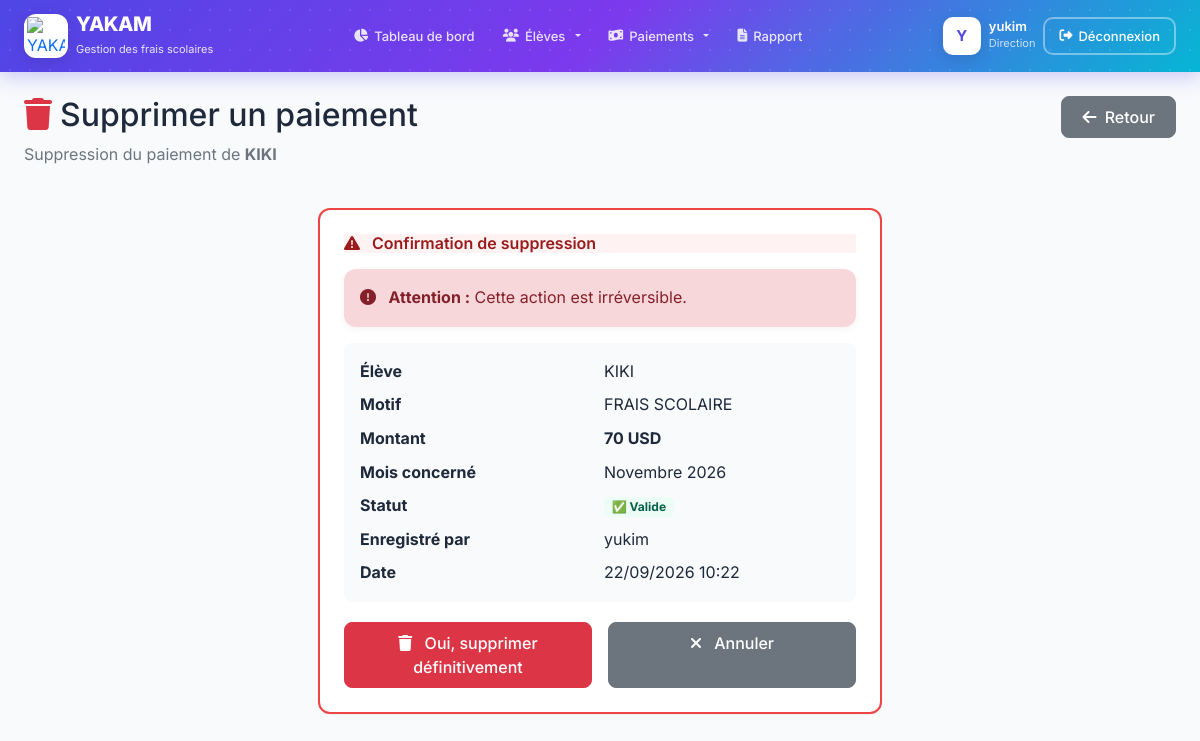
Screenshot of /paiements/supprimer/int19/ (signed in) with the database file from the repository.
### gestion/models.py (models this page shows, shortened)
class Eleve(models.Model):
    ecole = models.ForeignKey(Ecole, on_delete=models.CASCADE, related_name='eleves', null=True, blank=True)
    matricule = models.CharField(max_length=20, unique=True)
    nom_complet = models.CharField(max_length=200, db_index=True)
    section = models.ForeignKey(Section, on_delete=models.CASCADE, related_name='eleves')
    classe = models.ForeignKey(Classe, on_delete=models.CASCADE, related_name='eleves')
    option = models.CharField(max_length=100, blank=True, null=True)
    telephone_parent = models.CharField(max_length=20, blank=True, null=True)
    date_inscription = models.DateTimeField(auto_now_add=True)
    est_actif = models.BooleanField(default=True)
    class Meta:
        verbose_name = "Élève"
        verbose_name_plural = "Élèves"

class Paiement(models.Model):
    TYPES_MONTANT = [
        ('FC', 'FC'),
        ('USD', 'USD'),
    ]
    STATUT_CHOICES = [
        ('VALIDE', '✅ Valide'),
        ('INVALIDE', '❌ Invalide'),
        ('ANNULE', '⛔ Annulé'),
    ]
    MOIS_CHOICES = [
        (1, 'Janvier'), (2, 'Février'), (3, 'Mars'),
        (4, 'Avril'), (5, 'Mai'), (6, 'Juin'),
        (7, 'Juillet'), (8, 'Août'), (9, 'Septembre'),
        (10, 'Octobre'), (11, 'Novembre'), (12, 'Décembre'),
    ]
    ecole = models.ForeignKey(Ecole, on_delete=models.CASCADE, related_name='paiements', null=True, blank=True)
    eleve = models.ForeignKey(Eleve, on_delete=models.CASCADE, related_name='paiements')
    motif = models.CharField(max_length=200)
    annee_scolaire = models.CharField(max_length=20)
    montant = models.DecimalField(max_digits=10, decimal_places=2)
    type_montant = models.CharField(max_length=3, choices=TYPES_MONTANT, default='FC')
    statut = models.CharField(max_length=10, choices=STATUT_CHOICES, default='INVALIDE')
    notes = models.TextField(blank=True, null=True)
    mois_paye = models.IntegerField(choices=MOIS_CHOICES, help_text="Mois où le paiement a été effectué")
    mois_concerne = models.IntegerField(choices=MOIS_CHOICES, help_text="Mois pour lequel le paiement est effectué")
    annee_paye = models.IntegerField(default=datetime.now().year, help_text="Année où le paiement a été effectué")
    annee_concerne = models.IntegerField(default=datetime.now().year, help_text="Année pour laquelle le paiement est effectué")
    created_by = models.ForeignKey(User, on_delete=models.SET_NULL, null=True, blank=True, related_name='paiements_crees')
    created_at = models.DateTimeField(auto_now_add=True)
    modified_by = models.ForeignKey(User, on_delete=models.SET_NULL, null=True, blank=True, related_name='paiements_modifies')
    modified_at = models.DateTimeField(auto_now=True)
    annule_by = models.ForeignKey(User, on_delete=models.SET_NULL, null=True, blank=True, related_name='paiements_annules')
    annule_at = models.DateTimeField(null=True, blank=True)
    raison_annulation = models.TextField(blank=True, null=True)
    historique_modifications = models.JSONField(default=list, blank=True)
    class Meta:
        verbose_name = "Paiement"
        verbose_name_plural = "Paiements"
        ordering = ['-created_at']

### gestion/views.py (the view, shortened to what this page needs)
# urls.py: path('paiements/supprimer/int<int:paiement_id>/', views.supprimer_paiement, name='supprimer_paiement'),
@login_required
def supprimer_paiement(request, paiement_id):
    paiement = get_object_or_404(Paiement, id=paiement_id)
    eleve = paiement.eleve
    return render(request, 'gestion/supprimer_paiement.html', {
        'paiement': paiement,
        'eleve': eleve,
    })

### gestion/templates/gestion/supprimer_paiement.html (shortened to what this page needs)
{% extends 'gestion/base.html' %}
{% load static %}
{% block content %}
<div class="row mb-4">
    <div class="col">
        <h2><i class="fas fa-trash me-2 text-danger"></i>Supprimer un paiement</h2>
        <p class="text-muted">
            Suppression du paiement de <strong>{{ eleve.nom_complet }}</strong>
        </p>
    </div>
    <div class="col-auto">
        <a href="{% url 'gestion:detail_eleve' eleve.id %}" class="btn btn-secondary">
            <i class="fas fa-arrow-left me-1"></i> Retour
        </a>
    </div>
</div>
<div class="row">
    <div class="col-md-6 mx-auto">
        <div class="dashboard-card" style="border: 2px solid #EF4444;">
            <div class="card-header" style="background: #FEF2F2;">
                <h5 style="color: #991B1B;">
                    <i class="fas fa-exclamation-triangle me-2"></i> Confirmation de suppression
                </h5>
            </div>
            <div class="card-body">
                <div class="alert alert-danger">
                    <i class="fas fa-exclamation-circle me-2"></i>
                    <strong>Attention :</strong> Cette action est irréversible.
                </div>
                <div style="background: #f8fafc; border-radius: 8px; padding: 16px; margin-bottom: 20px;">
                    <div class="row g-2">
                        <div class="col-6"><strong>Élève</strong></div>
                        <div class="col-6">{{ eleve.nom_complet }}</div>
                        <div class="col-6"><strong>Motif</strong></div>
                        <div class="col-6">{{ paiement.motif }}</div>
                        <div class="col-6"><strong>Montant</strong></div>
                        <div class="col-6"><strong>{{ paiement.montant|floatformat:0 }} {{ paiement.type_montant }}</strong></div>
                        <div class="col-6"><strong>Mois concerné</strong></div>
                        <div class="col-6">{{ paiement.get_mois_concerne_display }} {{ paiement.annee_concerne }}</div>
                        <div class="col-6"><strong>Statut</strong></div>
                        <div class="col-6">
                            <span class="badge {% if paiement.statut == 'VALIDE' %}badge-success{% elif paiement.statut == 'ANNULE' %}badge-danger{% else %}badge-warning{% endif %}">
                                {{ paiement.get_statut_display }}
                            </span>
                        </div>
                        <div class="col-6"><strong>Enregistré par</strong></div>
                        <div class="col-6">{{ paiement.created_by|default:"-" }}</div>
                        <div class="col-6"><strong>Date</strong></div>
                        <div class="col-6">{{ paiement.created_at|date:"d/m/Y H:i" }}</div>
                    </div>
                </div>
                <form method="post">
                    <div class="d-flex gap-3">
                        <button type="submit" class="btn btn-danger" style="flex: 1;">
                            <i class="fas fa-trash me-2"></i> Oui, supprimer définitivement
                        </button>
                        <a href="{% url 'gestion:detail_eleve' eleve.id %}" class="btn btn-secondary" style="flex: 1; align-items: center;">
                            <i class="fas fa-times me-2"></i> Annuler
                        </a>
                    </div>
                </form>
            </div>
        </div>
    </div>
</div>
{% endblock %}

### gestion/templates/gestion/base.html (shortened to what this page needs)
{% load static %}
<!DOCTYPE html>
<html lang="fr">
<head>
    <link href="https://cdn.jsdelivr.net/npm/bootstrap@5.2.3/dist/css/bootstrap.min.css" rel="stylesheet">
    <link href="https://cdnjs.cloudflare.com/ajax/libs/font-awesome/6.4.0/css/all.min.css" rel="stylesheet">
    <link rel="stylesheet" href="{% static 'css/style.css' %}">
</head>
<body>
    {% if user.is_authenticated %}
    <header class="yakam-header">
        <div class="yakam-header-bg"></div>
        <div class="container-fluid">
            <div class="d-flex align-items-center gap-2">
                <a href="{% url 'gestion:dashboard' %}" class="yakam-logo">
                    <img src="{% static 'images/pc5.logo' %}" alt="YAKAM">
                </a>
                <div>
                    <a href="{% url 'gestion:dashboard' %}" class="yakam-brand">YAKAM</a>
                    <p class="yakam-subtitle d-none d-md-block">Gestion des frais scolaires</p>
                </div>
            </div>
            <nav class="yakam-nav">
                <a class="yakam-nav-link {% if request.resolver_match.url_name == 'dashboard' %}active{% endif %}"
                   href="{% url 'gestion:dashboard' %}">
                    <i class="fas fa-chart-pie"></i> <span>Tableau de bord</span>
                </a>
                <div class="dropdown">
                    <a class="yakam-nav-link dropdown-toggle" href="#" role="button" data-bs-toggle="dropdown" data-bs-auto-close="true">
                        <i class="fas fa-users"></i> <span>Élèves</span>
                    </a>
                </div>
                <div class="dropdown">
                    <a class="yakam-nav-link dropdown-toggle" href="#" role="button" data-bs-toggle="dropdown" data-bs-auto-close="true">
                        <i class="fas fa-money-bill-wave"></i> <span>Paiements</span>
                    </a>
                </div>
                <a class="yakam-nav-link {% if request.resolver_match.url_name == 'rapport' %}active{% endif %}"
                   href="{% url 'gestion:rapport' %}">
                    <i class="fas fa-file-alt"></i> <span>Rapport</span>
                </a>
            </nav>
            <div class="d-flex align-items-center gap-2">
                <div class="yakam-avatar">
                    {{ user.username|slice:":1"|upper }}
                </div>
                <div class="d-none d-md-block">
                    <div class="yakam-user-info">{{ user.username }}</div>
                    <div class="yakam-user-role">Direction</div>
                </div>
                <a href="{% url 'gestion:logout' %}" class="btn-logout">
                    <i class="fas fa-sign-out-alt"></i> <span class="d-none d-lg-inline">Déconnexion</span>
                </a>
            </div>
        </div>
    </header>
    {% endif %}
    <div class="main-wrapper">
        <main class="main-content">
            {% block content %}{% endblock %}
        </main>
    </div>
</body>
</html>

### static/css/style.css (style rules this page uses)
:root { --primary: #4F46E5; --primary-light: #818CF8; --primary-dark: #3730A3; --secondary: #0EA5E9; --success: #10B981; --warning: #F59E0B; --danger: #EF4444; --gray-50: #F8FAFC; --gray-100: #F1F5F9; --gray-200: #E2E8F0; --gray-300: #CBD5E1; --gray-400: #94A3B8; --gray-500: #64748B; --gray-600: #475569; --gray-700: #334155; --gray-800: #1E293B; --gray-900: #0F172A; --shadow-sm: 0 1px 2px rgba(0,0,0,0.05); --shadow: 0 4px 6px -1px rgba(0,0,0,0.1); --shadow-lg: 0 10px 15px -3px rgba(0,0,0,0.1); --shadow-xl: 0 20px 25px -5px rgba(0,0,0,0.1); --radius: 12px; --radius-sm: 8px; }
* { margin: 0; padding: 0; box-sizing: border-box; }
body { font-family: 'Inter', -apple-system, BlinkMacSystemFont, sans-serif; background: var(--gray-50); color: var(--gray-800); line-height: 1.6; }
.dashboard-card { background: white; border-radius: var(--radius); padding: 24px; box-shadow: var(--shadow-sm); border: 1px solid var(--gray-200); }
.dashboard-card .card-header { display: flex; justify-content: space-between; align-items: center; margin-bottom: 16px; }
.dashboard-card .card-header h5 { font-size: 16px; font-weight: 600; margin: 0; }
.badge-success { background: #ECFDF5; color: #065F46; }
.btn { border-radius: var(--radius-sm); font-weight: 500; padding: 8px 20px; transition: all 0.2s; }

### gestion/templates/gestion/base.html (style rules this page uses)
* { box-sizing: border-box; }
html, body { margin: 0; padding: 0; background: #f8fafc; font-family: 'Inter', sans-serif; }
.yakam-header { position: fixed; top: 0; left: 0; right: 0; z-index: 1030; background: linear-gradient(135deg, #4F46E5 0%, #7C3AED 50%, #06b6d4 100%); padding: 12px 24px; box-shadow: 0 4px 20px rgba(79, 70, 229, 0.3); height: 72px; overflow: visible !important; }
.yakam-header-bg { position: absolute; top: 0; left: 0; right: 0; bottom: 0; opacity: 0.1; background-image: radial-gradient(circle, white 1px, transparent 1px); background-size: 20px 20px; pointer-events: none; overflow: hidden; border-radius: 0; z-index: 0; }
.yakam-header .container-fluid { position: relative; z-index: 1; height: 100%; display: flex; align-items: center; justify-content: space-between; gap: 16px; padding: 0; }
.yakam-logo { background: white; width: 44px; height: 44px; min-width: 44px; border-radius: 12px; display: flex; align-items: center; justify-content: center; box-shadow: 0 4px 15px rgba(0,0,0,0.1); transition: transform 0.3s ease; text-decoration: none; padding: 3px; overflow: hidden; }
.yakam-logo img { width: 100%; height: 100%; object-fit: contain; }
.yakam-brand { color: white; font-weight: 800; font-size: 20px; letter-spacing: -0.5px; text-decoration: none; line-height: 1; }
.yakam-subtitle { color: rgba(255,255,255,0.85); font-size: 11px; margin: 2px 0 0 0; }
.yakam-nav { display: flex; align-items: center; gap: 4px; }
.yakam-nav-link { color: rgba(255,255,255,0.85) !important; text-decoration: none; padding: 8px 16px; border-radius: 10px; font-weight: 500; font-size: 14px; transition: all 0.2s ease; display: inline-flex; align-items: center; gap: 6px; white-space: nowrap; cursor: pointer; border: none; background: transparent; }
.dropdown { position: relative; }
.yakam-avatar { background: white; width: 38px; height: 38px; min-width: 38px; border-radius: 10px; display: flex; align-items: center; justify-content: center; font-weight: 700; font-size: 15px; color: #4F46E5; box-shadow: 0 4px 15px rgba(0,0,0,0.1); }
.yakam-user-info { color: white; font-weight: 600; font-size: 13px; line-height: 1.2; }
.yakam-user-role { color: rgba(255,255,255,0.75); font-size: 11px; }
.btn-logout { color: white; text-decoration: none; padding: 7px 14px; border-radius: 10px; font-weight: 500; font-size: 13px; border: 2px solid rgba(255,255,255,0.4); transition: all 0.2s ease; display: inline-flex; align-items: center; gap: 6px; white-space: nowrap; }
.main-wrapper { padding-top: 72px; min-height: 100vh; }
.main-content { padding: 24px; }
.alert { border-radius: 12px; border: none; box-shadow: 0 2px 8px rgba(0,0,0,0.05); }
@media (max-width: 1200px) { .yakam-nav-link { padding: 8px 12px; font-size: 13px; } }

### rows the page displays
Eleve: nom_complet "KIKI"
Paiement: motif "FRAIS SCOLAIRE", montant "70", type_montant "USD", mois_concerne "Novembre", annee_concerne "2026", statut "✅ Valide", created_by "yukim", created_at "22/09/2026 10:22"

### other values shown
{{ user.username|slice:":1"|upper }} "Y"
{{ user.username }} "yukim"
